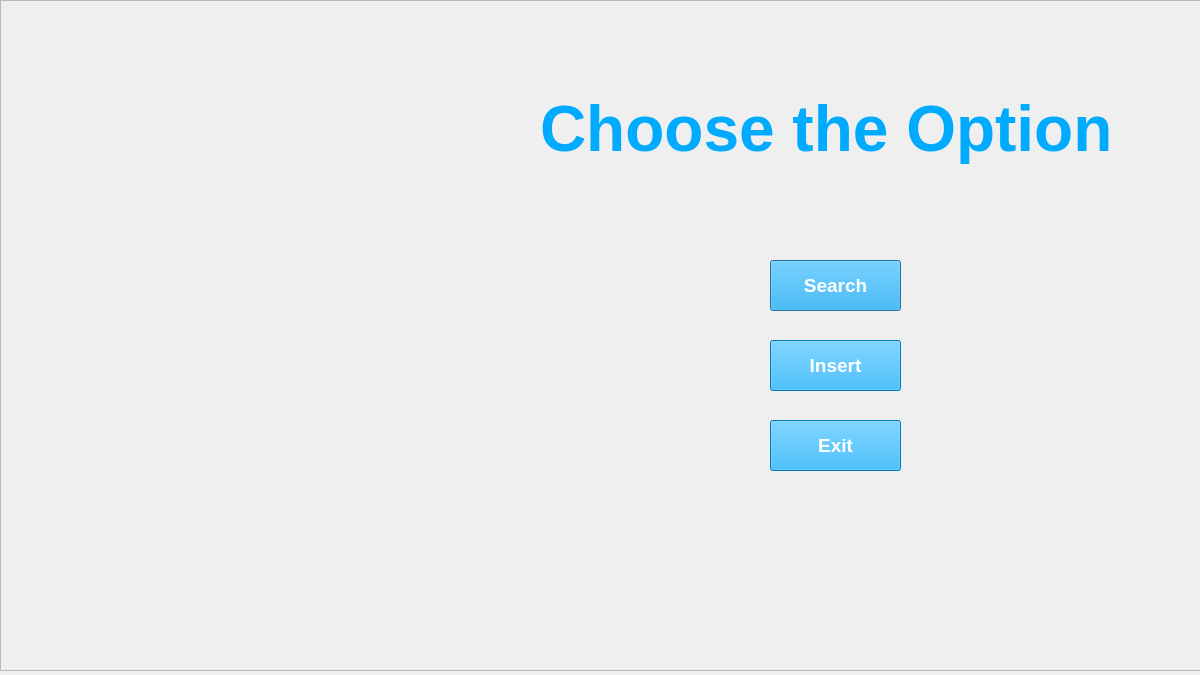
<?xml version="1.0" encoding="UTF-8"?>
<ui version="4.0">
 <class>thirdwin</class>
 <widget class="QDialog" name="thirdwin">
  <property name="geometry">
   <rect>
    <x>0</x>
    <y>0</y>
    <width>1200</width>
    <height>675</height>
   </rect>
  </property>
  <property name="windowTitle">
   <string>Security System</string>
  </property>
  <property name="styleSheet">
   <string notr="true"/>
  </property>
  <widget class="QLabel" name="label">
   <property name="geometry">
    <rect>
     <x>540</x>
     <y>90</y>
     <width>611</width>
     <height>81</height>
    </rect>
   </property>
   <property name="font">
    <font>
     <family>Segoe UI</family>
     <weight>75</weight>
     <bold>true</bold>
    </font>
   </property>
   <property name="styleSheet">
    <string notr="true"/>
   </property>
   <property name="text">
    <string>&lt;html&gt;&lt;head/&gt;&lt;body&gt;&lt;p&gt;&lt;span style=&quot; font-size:48pt; color:#00aaff;&quot;&gt;Choose the Option&lt;/span&gt;&lt;/p&gt;&lt;/body&gt;&lt;/html&gt;</string>
   </property>
  </widget>
  <widget class="QPushButton" name="SearchVis_button">
   <property name="geometry">
    <rect>
     <x>770</x>
     <y>260</y>
     <width>131</width>
     <height>51</height>
    </rect>
   </property>
   <property name="font">
    <font>
     <family>Segoe UI</family>
     <pointsize>14</pointsize>
     <weight>75</weight>
     <bold>true</bold>
    </font>
   </property>
   <property name="styleSheet">
    <string notr="true">background-color: rgb(0, 170, 255);
color: rgb(255, 255, 255);</string>
   </property>
   <property name="text">
    <string>Search</string>
   </property>
  </widget>
  <widget class="QPushButton" name="InsVisButton">
   <property name="geometry">
    <rect>
     <x>770</x>
     <y>340</y>
     <width>131</width>
     <height>51</height>
    </rect>
   </property>
   <property name="font">
    <font>
     <family>Segoe UI</family>
     <pointsize>14</pointsize>
     <weight>75</weight>
     <bold>true</bold>
    </font>
   </property>
   <property name="styleSheet">
    <string notr="true">background-color: rgb(0, 170, 255);
color: rgb(255, 255, 255);</string>
   </property>
   <property name="text">
    <string>Insert</string>
   </property>
  </widget>
  <widget class="QPushButton" name="Exit_button">
   <property name="geometry">
    <rect>
     <x>770</x>
     <y>420</y>
     <width>131</width>
     <height>51</height>
    </rect>
   </property>
   <property name="font">
    <font>
     <family>Segoe UI</family>
     <pointsize>14</pointsize>
     <weight>75</weight>
     <bold>true</bold>
    </font>
   </property>
   <property name="styleSheet">
    <string notr="true">background-color: rgb(0, 170, 255);
color: rgb(255, 255, 255);</string>
   </property>
   <property name="text">
    <string>Exit</string>
   </property>
  </widget>
  <widget class="QFrame" name="frame">
   <property name="geometry">
    <rect>
     <x>0</x>
     <y>0</y>
     <width>1201</width>
     <height>671</height>
    </rect>
   </property>
   <property name="styleSheet">
    <string notr="true">background-image: url(:/resources/img/bg.png);</string>
   </property>
   <property name="frameShape">
    <enum>QFrame::StyledPanel</enum>
   </property>
   <property name="frameShadow">
    <enum>QFrame::Raised</enum>
   </property>
  </widget>
  <zorder>frame</zorder>
  <zorder>label</zorder>
  <zorder>SearchVis_button</zorder>
  <zorder>InsVisButton</zorder>
  <zorder>Exit_button</zorder>
 </widget>
 <resources/>
 <connections/>
</ui>
